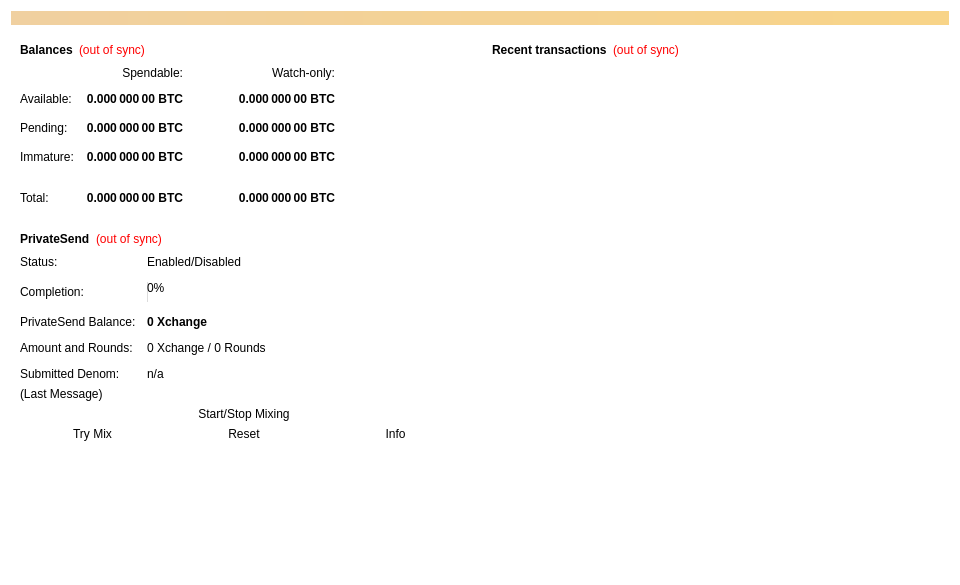
<?xml version="1.0" encoding="UTF-8"?>
<ui version="4.0">
 <class>OverviewPage</class>
 <widget class="QWidget" name="OverviewPage">
  <property name="geometry">
   <rect>
    <x>0</x>
    <y>0</y>
    <width>960</width>
    <height>585</height>
   </rect>
  </property>
  <property name="minimumSize">
   <size>
    <width>960</width>
    <height>0</height>
   </size>
  </property>
  <property name="maximumSize">
   <size>
    <width>1280</width>
    <height>1440</height>
   </size>
  </property>
  <property name="palette">
   <palette>
    <active>
     <colorrole role="Base">
      <brush brushstyle="SolidPattern">
       <color alpha="255">
        <red>255</red>
        <green>255</green>
        <blue>255</blue>
       </color>
      </brush>
     </colorrole>
     <colorrole role="Window">
      <brush brushstyle="SolidPattern">
       <color alpha="0">
        <red>255</red>
        <green>255</green>
        <blue>255</blue>
       </color>
      </brush>
     </colorrole>
    </active>
    <inactive>
     <colorrole role="Base">
      <brush brushstyle="SolidPattern">
       <color alpha="255">
        <red>255</red>
        <green>255</green>
        <blue>255</blue>
       </color>
      </brush>
     </colorrole>
     <colorrole role="Window">
      <brush brushstyle="SolidPattern">
       <color alpha="0">
        <red>255</red>
        <green>255</green>
        <blue>255</blue>
       </color>
      </brush>
     </colorrole>
    </inactive>
    <disabled>
     <colorrole role="Base">
      <brush brushstyle="SolidPattern">
       <color alpha="0">
        <red>255</red>
        <green>255</green>
        <blue>255</blue>
       </color>
      </brush>
     </colorrole>
     <colorrole role="Window">
      <brush brushstyle="SolidPattern">
       <color alpha="0">
        <red>255</red>
        <green>255</green>
        <blue>255</blue>
       </color>
      </brush>
     </colorrole>
    </disabled>
   </palette>
  </property>
  <property name="windowTitle">
   <string>Form</string>
  </property>
  <property name="styleSheet">
   <string notr="true">border: 0px;</string>
  </property>
  <layout class="QVBoxLayout" name="topLayout">
   <item>
    <widget class="QLabel" name="labelAlerts">
     <property name="visible">
      <bool>false</bool>
     </property>
     <property name="styleSheet">
      <string notr="true">QLabel { background-color: qlineargradient(x1: 0, y1: 0, x2: 1, y2: 0, stop:0 #F0D0A0, stop:1 #F8D488); color:#000000; }</string>
     </property>
     <property name="wordWrap">
      <bool>true</bool>
     </property>
     <property name="margin">
      <number>3</number>
     </property>
     <property name="textInteractionFlags">
      <set>Qt::TextSelectableByMouse</set>
     </property>
    </widget>
   </item>
   <item>
    <layout class="QHBoxLayout" name="horizontalLayout" stretch="1,1">
     <item>
      <layout class="QVBoxLayout" name="verticalLayout_2">
       <item>
        <widget class="QFrame" name="frame">
         <property name="frameShape">
          <enum>QFrame::StyledPanel</enum>
         </property>
         <property name="frameShadow">
          <enum>QFrame::Raised</enum>
         </property>
         <layout class="QVBoxLayout" name="verticalLayout_4">
          <item>
           <layout class="QHBoxLayout" name="horizontalLayout_4">
            <item>
             <widget class="QLabel" name="label_5">
              <property name="font">
               <font>
                <weight>75</weight>
                <bold>true</bold>
               </font>
              </property>
              <property name="text">
               <string>Balances</string>
              </property>
             </widget>
            </item>
            <item>
             <widget class="QLabel" name="labelWalletStatus">
              <property name="toolTip">
               <string>The displayed information may be out of date. Your wallet automatically synchronizes with the Xchange network after a connection is established, but this process has not completed yet.</string>
              </property>
              <property name="styleSheet">
               <string notr="true">QLabel { color: red; }</string>
              </property>
              <property name="text">
               <string notr="true">(out of sync)</string>
              </property>
              <property name="alignment">
               <set>Qt::AlignLeading|Qt::AlignLeft|Qt::AlignVCenter</set>
              </property>
             </widget>
            </item>
            <item>
             <spacer name="horizontalSpacer_3">
              <property name="orientation">
               <enum>Qt::Horizontal</enum>
              </property>
              <property name="sizeHint" stdset="0">
               <size>
                <width>40</width>
                <height>20</height>
               </size>
              </property>
             </spacer>
            </item>
           </layout>
          </item>
          <item>
           <layout class="QGridLayout" name="gridLayout">
            <property name="spacing">
             <number>12</number>
            </property>
            <item row="2" column="2">
             <widget class="QLabel" name="labelWatchPending">
              <property name="font">
               <font>
                <weight>75</weight>
                <bold>true</bold>
               </font>
              </property>
              <property name="cursor">
               <cursorShape>IBeamCursor</cursorShape>
              </property>
              <property name="toolTip">
               <string>Unconfirmed transactions to watch-only addresses</string>
              </property>
              <property name="text">
               <string notr="true">0.000 000 00 BTC</string>
              </property>
              <property name="alignment">
               <set>Qt::AlignRight|Qt::AlignTrailing|Qt::AlignVCenter</set>
              </property>
              <property name="textInteractionFlags">
               <set>Qt::LinksAccessibleByMouse|Qt::TextSelectableByKeyboard|Qt::TextSelectableByMouse</set>
              </property>
             </widget>
            </item>
            <item row="2" column="1">
             <widget class="QLabel" name="labelUnconfirmed">
              <property name="font">
               <font>
                <weight>75</weight>
                <bold>true</bold>
               </font>
              </property>
              <property name="cursor">
               <cursorShape>IBeamCursor</cursorShape>
              </property>
              <property name="toolTip">
               <string>Total of transactions that have yet to be confirmed, and do not yet count toward the spendable balance</string>
              </property>
              <property name="text">
               <string notr="true">0.000 000 00 BTC</string>
              </property>
              <property name="alignment">
               <set>Qt::AlignRight|Qt::AlignTrailing|Qt::AlignVCenter</set>
              </property>
              <property name="textInteractionFlags">
               <set>Qt::LinksAccessibleByMouse|Qt::TextSelectableByKeyboard|Qt::TextSelectableByMouse</set>
              </property>
             </widget>
            </item>
            <item row="3" column="2">
             <widget class="QLabel" name="labelWatchImmature">
              <property name="font">
               <font>
                <weight>75</weight>
                <bold>true</bold>
               </font>
              </property>
              <property name="cursor">
               <cursorShape>IBeamCursor</cursorShape>
              </property>
              <property name="toolTip">
               <string>Mined balance in watch-only addresses that has not yet matured</string>
              </property>
              <property name="text">
               <string notr="true">0.000 000 00 BTC</string>
              </property>
              <property name="alignment">
               <set>Qt::AlignRight|Qt::AlignTrailing|Qt::AlignVCenter</set>
              </property>
              <property name="textInteractionFlags">
               <set>Qt::LinksAccessibleByMouse|Qt::TextSelectableByKeyboard|Qt::TextSelectableByMouse</set>
              </property>
             </widget>
            </item>
            <item row="4" column="0" colspan="2">
             <widget class="Line" name="lineSpendableBalance">
              <property name="orientation">
               <enum>Qt::Horizontal</enum>
              </property>
             </widget>
            </item>
            <item row="4" column="2">
             <widget class="Line" name="lineWatchBalance">
              <property name="sizePolicy">
               <sizepolicy hsizetype="Preferred" vsizetype="Fixed">
                <horstretch>0</horstretch>
                <verstretch>0</verstretch>
               </sizepolicy>
              </property>
              <property name="minimumSize">
               <size>
                <width>140</width>
                <height>0</height>
               </size>
              </property>
              <property name="orientation">
               <enum>Qt::Horizontal</enum>
              </property>
             </widget>
            </item>
            <item row="5" column="0">
             <widget class="QLabel" name="labelTotalText">
              <property name="text">
               <string>Total:</string>
              </property>
             </widget>
            </item>
            <item row="3" column="1">
             <widget class="QLabel" name="labelImmature">
              <property name="font">
               <font>
                <weight>75</weight>
                <bold>true</bold>
               </font>
              </property>
              <property name="cursor">
               <cursorShape>IBeamCursor</cursorShape>
              </property>
              <property name="toolTip">
               <string>Mined balance that has not yet matured</string>
              </property>
              <property name="text">
               <string notr="true">0.000 000 00 BTC</string>
              </property>
              <property name="alignment">
               <set>Qt::AlignRight|Qt::AlignTrailing|Qt::AlignVCenter</set>
              </property>
              <property name="textInteractionFlags">
               <set>Qt::LinksAccessibleByMouse|Qt::TextSelectableByKeyboard|Qt::TextSelectableByMouse</set>
              </property>
             </widget>
            </item>
            <item row="2" column="3">
             <spacer name="horizontalSpacer_2">
              <property name="orientation">
               <enum>Qt::Horizontal</enum>
              </property>
              <property name="sizeHint" stdset="0">
               <size>
                <width>40</width>
                <height>20</height>
               </size>
              </property>
             </spacer>
            </item>
            <item row="3" column="0">
             <widget class="QLabel" name="labelImmatureText">
              <property name="text">
               <string>Immature:</string>
              </property>
             </widget>
            </item>
            <item row="5" column="1">
             <widget class="QLabel" name="labelTotal">
              <property name="font">
               <font>
                <weight>75</weight>
                <bold>true</bold>
               </font>
              </property>
              <property name="cursor">
               <cursorShape>IBeamCursor</cursorShape>
              </property>
              <property name="toolTip">
               <string>Your current total balance</string>
              </property>
              <property name="text">
               <string notr="true">0.000 000 00 BTC</string>
              </property>
              <property name="alignment">
               <set>Qt::AlignRight|Qt::AlignTrailing|Qt::AlignVCenter</set>
              </property>
              <property name="textInteractionFlags">
               <set>Qt::LinksAccessibleByMouse|Qt::TextSelectableByKeyboard|Qt::TextSelectableByMouse</set>
              </property>
             </widget>
            </item>
            <item row="5" column="2">
             <widget class="QLabel" name="labelWatchTotal">
              <property name="font">
               <font>
                <weight>75</weight>
                <bold>true</bold>
               </font>
              </property>
              <property name="cursor">
               <cursorShape>IBeamCursor</cursorShape>
              </property>
              <property name="toolTip">
               <string>Current total balance in watch-only addresses</string>
              </property>
              <property name="text">
               <string notr="true">0.000 000 00 BTC</string>
              </property>
              <property name="alignment">
               <set>Qt::AlignRight|Qt::AlignTrailing|Qt::AlignVCenter</set>
              </property>
              <property name="textInteractionFlags">
               <set>Qt::LinksAccessibleByMouse|Qt::TextSelectableByKeyboard|Qt::TextSelectableByMouse</set>
              </property>
             </widget>
            </item>
            <item row="0" column="2">
             <widget class="QLabel" name="labelWatchonly">
              <property name="text">
               <string>Watch-only:</string>
              </property>
              <property name="alignment">
               <set>Qt::AlignRight|Qt::AlignTrailing|Qt::AlignVCenter</set>
              </property>
             </widget>
            </item>
            <item row="1" column="0">
             <widget class="QLabel" name="labelBalanceText">
              <property name="text">
               <string>Available:</string>
              </property>
             </widget>
            </item>
            <item row="1" column="1">
             <widget class="QLabel" name="labelBalance">
              <property name="font">
               <font>
                <weight>75</weight>
                <bold>true</bold>
               </font>
              </property>
              <property name="cursor">
               <cursorShape>IBeamCursor</cursorShape>
              </property>
              <property name="toolTip">
               <string>Your current spendable balance</string>
              </property>
              <property name="text">
               <string notr="true">0.000 000 00 BTC</string>
              </property>
              <property name="alignment">
               <set>Qt::AlignRight|Qt::AlignTrailing|Qt::AlignVCenter</set>
              </property>
              <property name="textInteractionFlags">
               <set>Qt::LinksAccessibleByMouse|Qt::TextSelectableByKeyboard|Qt::TextSelectableByMouse</set>
              </property>
             </widget>
            </item>
            <item row="1" column="2">
             <widget class="QLabel" name="labelWatchAvailable">
              <property name="font">
               <font>
                <weight>75</weight>
                <bold>true</bold>
               </font>
              </property>
              <property name="cursor">
               <cursorShape>IBeamCursor</cursorShape>
              </property>
              <property name="toolTip">
               <string>Your current balance in watch-only addresses</string>
              </property>
              <property name="text">
               <string notr="true">0.000 000 00 BTC</string>
              </property>
              <property name="alignment">
               <set>Qt::AlignRight|Qt::AlignTrailing|Qt::AlignVCenter</set>
              </property>
              <property name="textInteractionFlags">
               <set>Qt::LinksAccessibleByMouse|Qt::TextSelectableByKeyboard|Qt::TextSelectableByMouse</set>
              </property>
             </widget>
            </item>
            <item row="2" column="0">
             <widget class="QLabel" name="labelPendingText">
              <property name="text">
               <string>Pending:</string>
              </property>
             </widget>
            </item>
            <item row="0" column="1">
             <widget class="QLabel" name="labelSpendable">
              <property name="text">
               <string>Spendable:</string>
              </property>
              <property name="alignment">
               <set>Qt::AlignRight|Qt::AlignTrailing|Qt::AlignVCenter</set>
              </property>
             </widget>
            </item>
           </layout>
          </item>
         </layout>
        </widget>
       </item>
       <item>
        <widget class="QFrame" name="framePrivateSend">
         <property name="layoutDirection">
          <enum>Qt::LeftToRight</enum>
         </property>
         <property name="frameShape">
          <enum>QFrame::StyledPanel</enum>
         </property>
         <property name="frameShadow">
          <enum>QFrame::Raised</enum>
         </property>
         <layout class="QVBoxLayout" name="VerticalLayout_PS1">
          <item>
           <layout class="QHBoxLayout" name="horizontalLayout_5">
            <item>
             <widget class="QLabel" name="labelPrivateSendHeader">
              <property name="font">
               <font>
                <weight>75</weight>
                <bold>true</bold>
               </font>
              </property>
              <property name="text">
               <string>PrivateSend</string>
              </property>
             </widget>
            </item>
            <item>
             <widget class="QLabel" name="labelPrivateSendSyncStatus">
              <property name="toolTip">
               <string>The displayed information may be out of date. Your wallet automatically synchronizes with the Xchange network after a connection is established, but this process has not completed yet.</string>
              </property>
              <property name="styleSheet">
               <string notr="true">QLabel { color: red; }</string>
              </property>
              <property name="text">
               <string notr="true">(out of sync)</string>
              </property>
              <property name="alignment">
               <set>Qt::AlignLeading|Qt::AlignLeft|Qt::AlignVCenter</set>
              </property>
             </widget>
            </item>
            <item>
             <spacer name="horizontalSpacer_4">
              <property name="orientation">
               <enum>Qt::Horizontal</enum>
              </property>
              <property name="sizeHint" stdset="0">
               <size>
                <width>40</width>
                <height>20</height>
               </size>
              </property>
             </spacer>
            </item>
           </layout>
          </item>
          <item>
           <layout class="QFormLayout" name="privateSendFormLayout">
            <property name="fieldGrowthPolicy">
             <enum>QFormLayout::AllNonFixedFieldsGrow</enum>
            </property>
            <property name="horizontalSpacing">
             <number>11</number>
            </property>
            <property name="verticalSpacing">
             <number>12</number>
            </property>
            <item row="0" column="0">
             <widget class="QLabel" name="labelPrivateSendEnabledText">
              <property name="text">
               <string>Status:</string>
              </property>
             </widget>
            </item>
            <item row="0" column="1">
             <widget class="QLabel" name="labelPrivateSendEnabled">
              <property name="text">
               <string>Enabled/Disabled</string>
              </property>
             </widget>
            </item>
            <item row="1" column="0">
             <widget class="QLabel" name="labelCompletitionText">
              <property name="text">
               <string>Completion:</string>
              </property>
             </widget>
            </item>
            <item row="1" column="1">
             <widget class="QProgressBar" name="privateSendProgress">
              <property name="maximumSize">
               <size>
                <width>154</width>
                <height>16777215</height>
               </size>
              </property>
              <property name="value">
               <number>0</number>
              </property>
             </widget>
            </item>
            <item row="2" column="0">
             <widget class="QLabel" name="labelAnonymizedText">
              <property name="text">
               <string>PrivateSend Balance:</string>
              </property>
             </widget>
            </item>
            <item row="2" column="1">
             <widget class="QLabel" name="labelAnonymized">
              <property name="font">
               <font>
                <weight>75</weight>
                <bold>true</bold>
               </font>
              </property>
              <property name="text">
               <string notr="true">0 Xchange</string>
              </property>
             </widget>
            </item>
            <item row="3" column="0">
             <widget class="QLabel" name="labelAmountAndRoundsText">
              <property name="text">
               <string>Amount and Rounds:</string>
              </property>
             </widget>
            </item>
            <item row="3" column="1">
             <widget class="QLabel" name="labelAmountRounds">
              <property name="text">
               <string>0 Xchange / 0 Rounds</string>
              </property>
             </widget>
            </item>
            <item row="4" column="0">
             <widget class="QLabel" name="labelSubmittedDenomText">
              <property name="text">
               <string>Submitted Denom:</string>
              </property>
             </widget>
            </item>
            <item row="4" column="1">
             <widget class="QLabel" name="labelSubmittedDenom">
              <property name="toolTip">
               <string>The denominations you submitted to the Masternode.&lt;br&gt;To mix, other users must submit the exact same denominations.</string>
              </property>
              <property name="text">
               <string>n/a</string>
              </property>
             </widget>
            </item>
           </layout>
          </item>
          <item>
           <layout class="QVBoxLayout" name="VerticalLayout_PS">
            <item>
             <widget class="QLabel" name="labelPrivateSendLastMessage">
              <property name="text">
               <string>(Last Message)</string>
              </property>
              <property name="alignment">
               <set>Qt::AlignLeading|Qt::AlignLeft|Qt::AlignTop</set>
              </property>
              <property name="wordWrap">
               <bool>true</bool>
              </property>
             </widget>
            </item>
            <item>
             <widget class="QPushButton" name="togglePrivateSend">
              <property name="sizePolicy">
               <sizepolicy hsizetype="MinimumExpanding" vsizetype="Fixed">
                <horstretch>0</horstretch>
                <verstretch>0</verstretch>
               </sizepolicy>
              </property>
              <property name="text">
               <string>Start/Stop Mixing</string>
              </property>
             </widget>
            </item>
            <item>
             <layout class="QHBoxLayout" name="horizontalLayout_debugbuttons">
              <item>
               <widget class="QPushButton" name="privateSendAuto">
                <property name="sizePolicy">
                 <sizepolicy hsizetype="MinimumExpanding" vsizetype="Fixed">
                  <horstretch>0</horstretch>
                  <verstretch>0</verstretch>
                 </sizepolicy>
                </property>
                <property name="toolTip">
                 <string>Try to manually submit a PrivateSend request.</string>
                </property>
                <property name="text">
                 <string>Try Mix</string>
                </property>
               </widget>
              </item>
              <item>
               <widget class="QPushButton" name="privateSendReset">
                <property name="sizePolicy">
                 <sizepolicy hsizetype="MinimumExpanding" vsizetype="Fixed">
                  <horstretch>0</horstretch>
                  <verstretch>0</verstretch>
                 </sizepolicy>
                </property>
                <property name="toolTip">
                 <string>Reset the current status of PrivateSend (can interrupt PrivateSend if it's in the process of Mixing, which can cost you money!)</string>
                </property>
                <property name="autoFillBackground">
                 <bool>false</bool>
                </property>
                <property name="text">
                 <string>Reset</string>
                </property>
               </widget>
              </item>
              <item>
               <widget class="QPushButton" name="privateSendInfo">
                <property name="sizePolicy">
                 <sizepolicy hsizetype="MinimumExpanding" vsizetype="Fixed">
                  <horstretch>0</horstretch>
                  <verstretch>0</verstretch>
                 </sizepolicy>
                </property>
                <property name="toolTip">
                 <string>Information about PrivateSend and Mixing</string>
                </property>
                <property name="text">
                 <string>Info</string>
                </property>
               </widget>
              </item>
             </layout>
            </item>
           </layout>
          </item>
         </layout>
        </widget>
       </item>
       <item>
        <spacer name="verticalSpacer">
         <property name="orientation">
          <enum>Qt::Vertical</enum>
         </property>
         <property name="sizeHint" stdset="0">
          <size>
           <width>20</width>
           <height>40</height>
          </size>
         </property>
        </spacer>
       </item>
      </layout>
     </item>
     <item>
      <layout class="QVBoxLayout" name="verticalLayout_3">
       <item>
        <widget class="QFrame" name="frame_2">
         <property name="frameShape">
          <enum>QFrame::StyledPanel</enum>
         </property>
         <property name="frameShadow">
          <enum>QFrame::Raised</enum>
         </property>
         <layout class="QVBoxLayout" name="verticalLayout">
          <item>
           <layout class="QHBoxLayout" name="horizontalLayout_2">
            <item>
             <widget class="QLabel" name="label_4">
              <property name="font">
               <font>
                <weight>75</weight>
                <bold>true</bold>
               </font>
              </property>
              <property name="text">
               <string>Recent transactions</string>
              </property>
             </widget>
            </item>
            <item>
             <widget class="QLabel" name="labelTransactionsStatus">
              <property name="toolTip">
               <string>The displayed information may be out of date. Your wallet automatically synchronizes with the Xchange network after a connection is established, but this process has not completed yet.</string>
              </property>
              <property name="styleSheet">
               <string notr="true">QLabel { color: red; }</string>
              </property>
              <property name="text">
               <string notr="true">(out of sync)</string>
              </property>
              <property name="alignment">
               <set>Qt::AlignLeading|Qt::AlignLeft|Qt::AlignVCenter</set>
              </property>
             </widget>
            </item>
            <item>
             <spacer name="horizontalSpacer">
              <property name="orientation">
               <enum>Qt::Horizontal</enum>
              </property>
              <property name="sizeHint" stdset="0">
               <size>
                <width>40</width>
                <height>20</height>
               </size>
              </property>
             </spacer>
            </item>
           </layout>
          </item>
          <item>
           <widget class="QListView" name="listTransactions">
            <property name="styleSheet">
             <string notr="true">QListView { background: transparent; }</string>
            </property>
            <property name="frameShape">
             <enum>QFrame::NoFrame</enum>
            </property>
            <property name="verticalScrollBarPolicy">
             <enum>Qt::ScrollBarAlwaysOff</enum>
            </property>
            <property name="horizontalScrollBarPolicy">
             <enum>Qt::ScrollBarAlwaysOff</enum>
            </property>
            <property name="selectionMode">
             <enum>QAbstractItemView::NoSelection</enum>
            </property>
           </widget>
          </item>
         </layout>
        </widget>
       </item>
       <item>
        <spacer name="verticalSpacer_2">
         <property name="orientation">
          <enum>Qt::Vertical</enum>
         </property>
         <property name="sizeHint" stdset="0">
          <size>
           <width>20</width>
           <height>40</height>
          </size>
         </property>
        </spacer>
       </item>
      </layout>
     </item>
    </layout>
   </item>
  </layout>
 </widget>
 <resources/>
 <connections/>
</ui>
